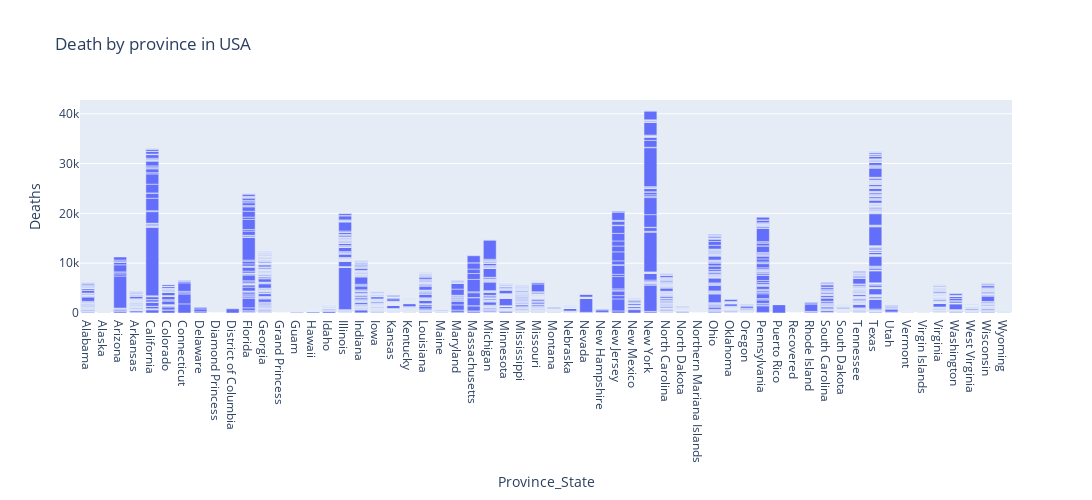

Notebook code cell kept with this figure:
### Code cell
Usa_death_fig = px.bar(Usa_df,x="Province_State", y='Deaths', title="Death by province in USA", width=1200.0,height=500.0)
Usa_death_fig.show()

### Figure 1 — Plotly figure (JSON) as saved in the notebook; plotly's stock layout.template omitted (floating-point values rounded to 4 significant figures; data arrays with more than 128 entries replaced by an {"elided": "..."} marker saying what was removed)
{"data": [{"alignmentgroup": "True", "hovertemplate": "Province_State=%{x}<br>Deaths=%{y}<extra></extra>", "legendgroup": "", "marker": {"color": "#636efa", "pattern": {"shape": ""}}, "name": "", "offsetgroup": "", "orientation": "v", "showlegend": false, "textposition": "auto", "type": "bar", "x": {"elided": "3277 str values"}, "xaxis": "x", "y": {"elided": "3277 int values"}, "yaxis": "y"}], "layout": {"barmode": "relative", "height": 500, "legend": {"tracegroupgap": 0}, "title": {"text": "Death by province in USA"}, "width": 1200, "xaxis": {"anchor": "y", "domain": [0, 1], "title": {"text": "Province_State"}}, "yaxis": {"anchor": "x", "domain": [0, 1], "title": {"text": "Deaths"}}}}
